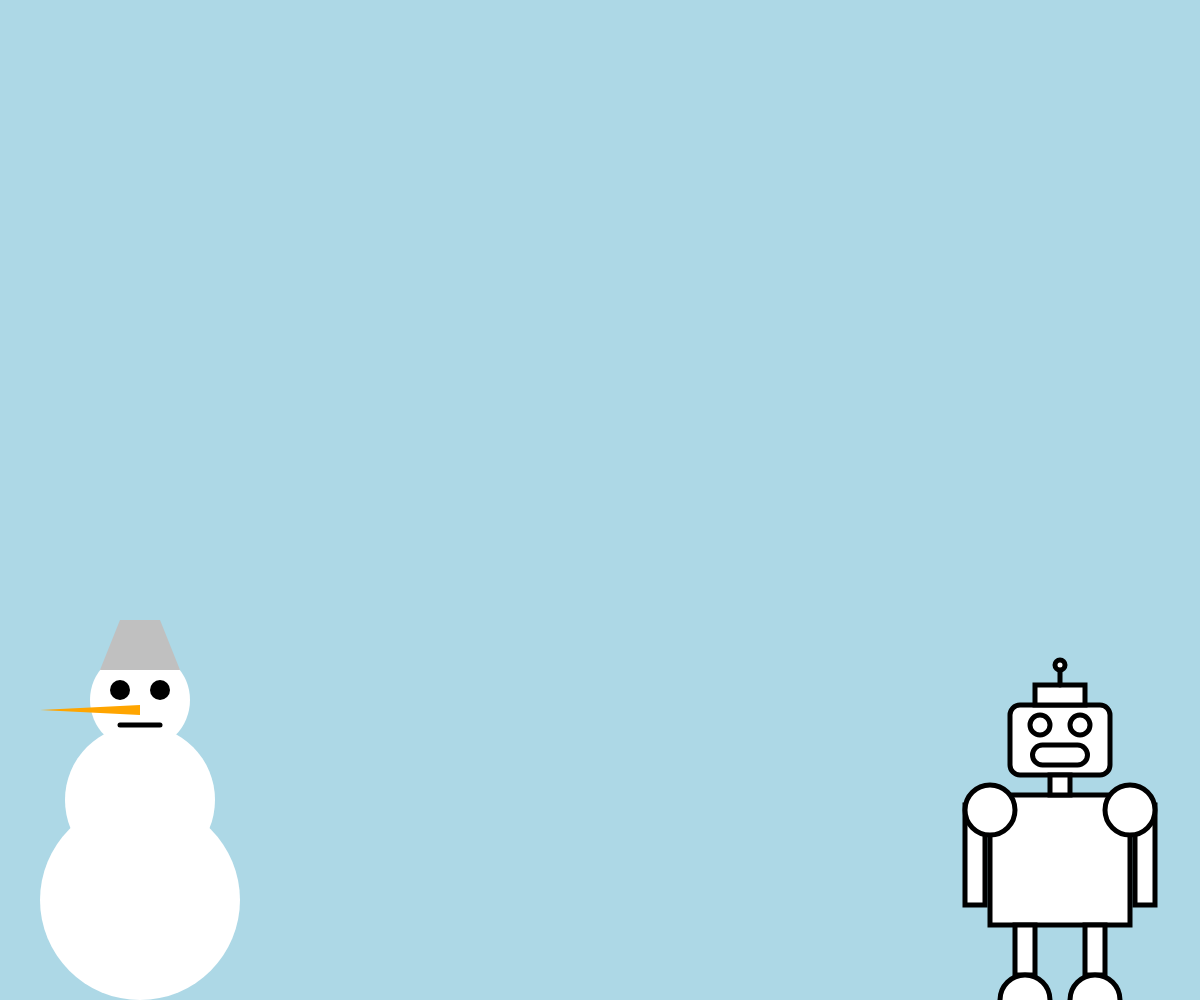
Frame 1 (no input)
Frame 60 (no input): identical to frame 1, image omitted
Frame 120 (the mouse pressed at the canvas centre since frame 60): identical to frame 1, image omitted

The p5.js sketch that drew this single still picture (run headless with seeded random() and noise() and a simulated clock; from frame 60 on, the mouse is pressed at the canvas centre):

// p5.js sketch
// ── sketch.js
/* BOILERPLATE
function setup() {
	createCanvas(windowWidth, windowHeight)
}
function draw() {
	background('lightblue')
	let centerX = mouseX
	let centerY = mouseY
	fill('white')
	stroke('black')

	rectMode(CENTER)
	rect(centerX, centerY, 140, 130)
	rect(centerX, centerY-120, 100, 70, 10)
	rect(centerX, centerY-165, 50, 20)

	line(centerX, centerY-175, centerX, centerY-195)
	ellipse(centerX, centerY-195, 10, 10)
	ellipse(centerX-20, centerY-135, 20, 20)
	ellipse(centerX+20, centerY-135, 20, 20)
	rect(centerX, centerY-105, 55, 20, 10)

	rect(centerX, centerY-75, 20, 20)

	rect(centerX-35, centerY+90, 20, 50)
	rect(centerX+35, centerY+90, 20, 50)

	arc(centerX-35, centerY+140, 50, 50, PI, TWO_PI)
	arc(centerX+35, centerY+140, 50, 50, PI, TWO_PI)
	rect(centerX+85, centerY-5, 20, 100)
	rect(centerX-85, centerY-5, 20, 100)
	ellipse(centerX+70, centerY-50, 50, 50)
	ellipse(centerX-70, centerY-50, 50, 50)
}

function snowman(centerX, centerY) {
	fill('white')
	noStroke()
	ellipse(centerX,centerY,200,200)
	ellipse(centerX,centerY-100,150,150)
	ellipse(centerX,centerY-200,100,100)
	fill('black')
	ellipse(centerX-20, centerY-210, 20, 20)
	ellipse(centerX+20, centerY-210, 20, 20)
	fill('orange')
	triangle(centerX, centerY-195, centerX-100, centerY-190, centerX, centerY-185)
	strokeWeight(5)
	stroke('black')
	line(centerX-20, centerY-175, centerX+20,centerY-175)
	noStroke()
	fill('silver')
	quad(centerX-40, centerY-230, centerX-20, centerY-280, centerX+20, centerY-280, centerX+40, centerY-230)
}
*/

function setup() {
	createCanvas(windowWidth, windowHeight)
}
function draw() {
	background('lightblue')
	snowman(140, height-100)
	robot(width-140, height-140)
}

function snowman(centerX, centerY) {
	fill('white')
	noStroke()
	ellipse(centerX,centerY,200,200)
	ellipse(centerX,centerY-100,150,150)
	ellipse(centerX,centerY-200,100,100)
	fill('black')
	ellipse(centerX-20, centerY-210, 20, 20)
	ellipse(centerX+20, centerY-210, 20, 20)
	fill('orange')
	triangle(centerX, centerY-195, centerX-100, centerY-190, centerX, centerY-185)
	strokeWeight(5)
	stroke('black')
	line(centerX-20, centerY-175, centerX+20,centerY-175)
	noStroke()
	fill('silver')
	quad(centerX-40, centerY-230, centerX-20, centerY-280, centerX+20, centerY-280, centerX+40, centerY-230)
}

function robot(centerX, centerY) {
	fill('white')
	stroke('black')

	rectMode(CENTER)
	rect(centerX, centerY, 140, 130)
	rect(centerX, centerY-120, 100, 70, 10)
	rect(centerX, centerY-165, 50, 20)

	line(centerX, centerY-175, centerX, centerY-195)
	ellipse(centerX, centerY-195, 10, 10)
	ellipse(centerX-20, centerY-135, 20, 20)
	ellipse(centerX+20, centerY-135, 20, 20)
	rect(centerX, centerY-105, 55, 20, 10)

	rect(centerX, centerY-75, 20, 20)

	rect(centerX-35, centerY+90, 20, 50)
	rect(centerX+35, centerY+90, 20, 50)

	arc(centerX-35, centerY+140, 50, 50, PI, TWO_PI)
	arc(centerX+35, centerY+140, 50, 50, PI, TWO_PI)
	rect(centerX+85, centerY-5, 20, 100)
	rect(centerX-85, centerY-5, 20, 100)
	ellipse(centerX+70, centerY-50, 50, 50)
	ellipse(centerX-70, centerY-50, 50, 50)
}
